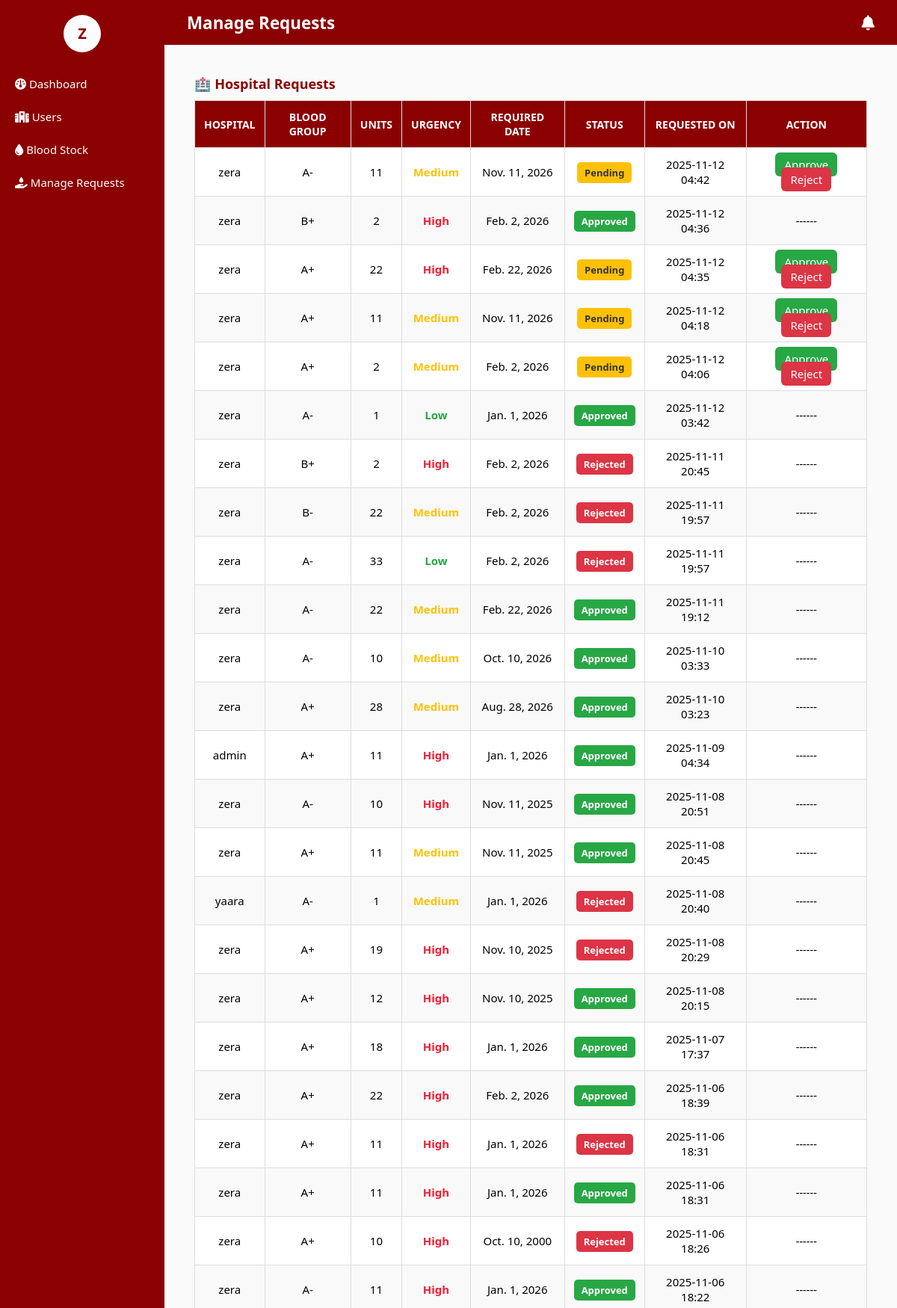
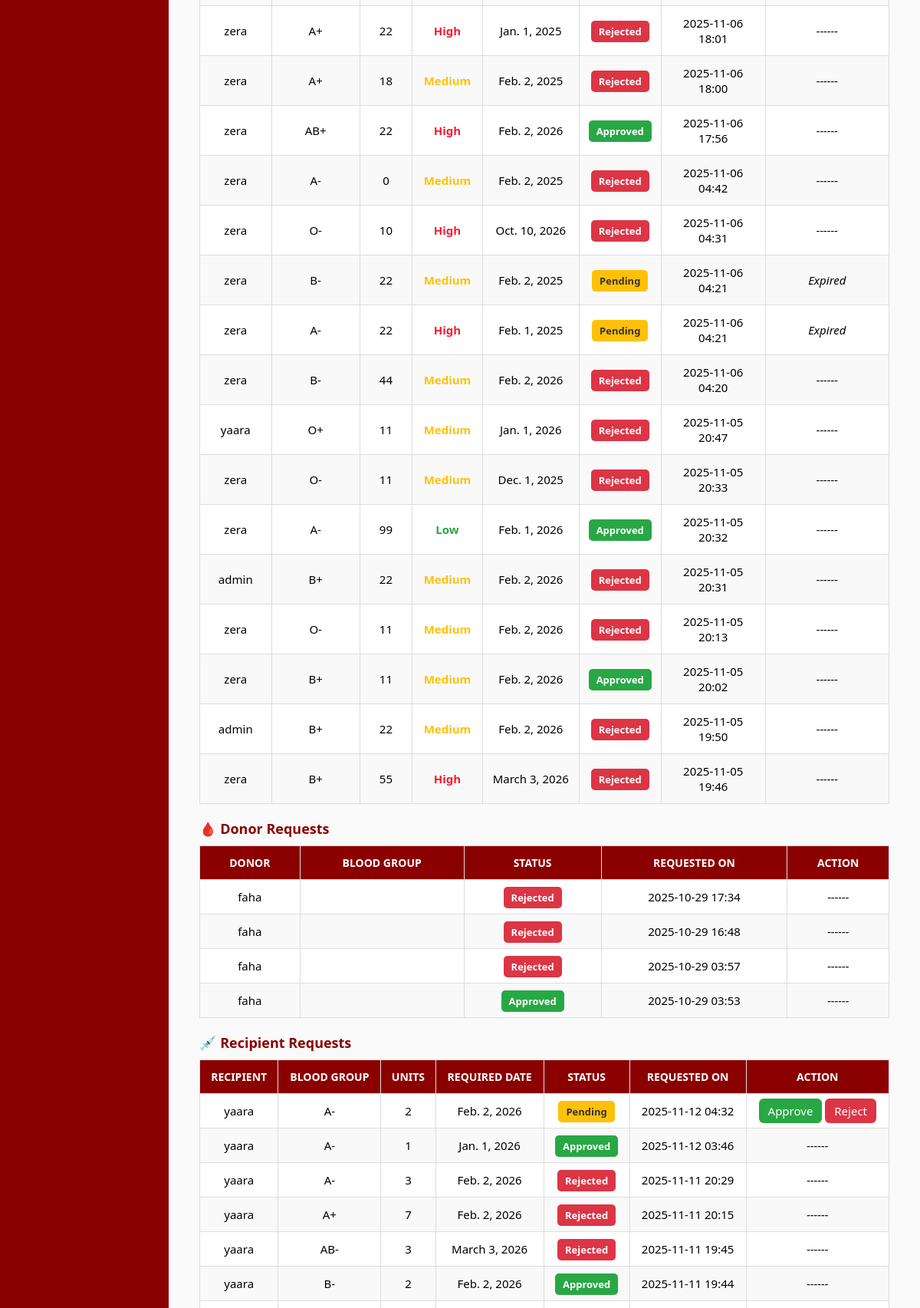
The app's page /dashboard/manage_requests/ (signed in, upper part), older data (2 pictures, top to bottom).
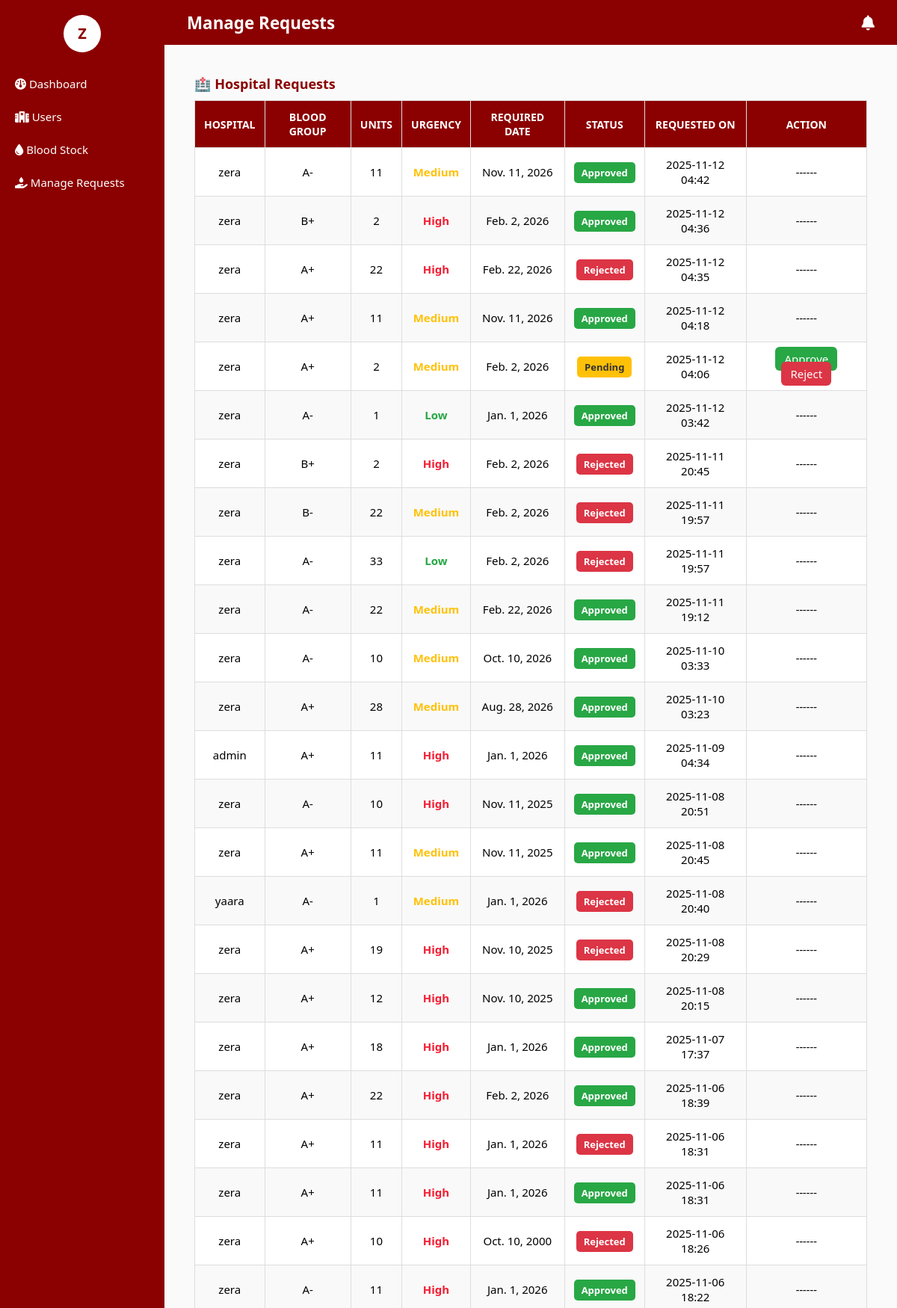
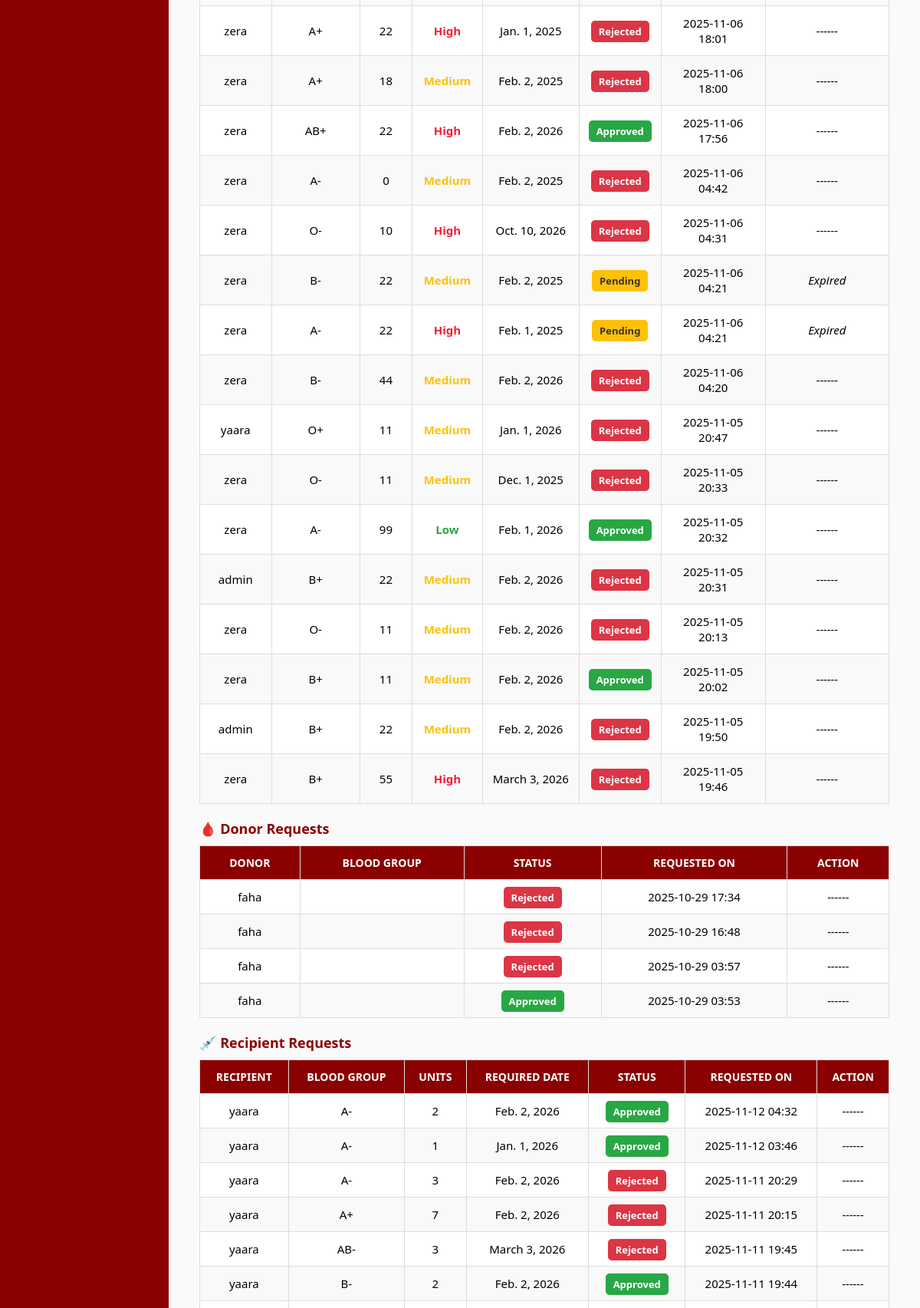
The same page, newer data (2 pictures, top to bottom).
### blood_bank_app/models.py (models this page shows, shortened)
class HospitalBloodRequest(models.Model):
    BLOOD_GROUP_CHOICES = [
        ('A+', 'A+'), ('A-', 'A-'),
        ('B+', 'B+'), ('B-', 'B-'),
        ('AB+', 'AB+'), ('AB-', 'AB-'),
        ('O+', 'O+'), ('O-', 'O-'),
    ]
    URGENCY_LEVEL_CHOICES = [
        ('High', 'High'),
        ('Medium', 'Medium'),
        ('Low', 'Low'),
    ]
    STATUS_CHOICES = [
        ('Pending', 'Pending'),
        ('Approved', 'Approved'),
        ('Rejected', 'Rejected'),
    ]
    hospital = models.ForeignKey(User, on_delete=models.CASCADE)
    blood_group = models.CharField(max_length=3, choices=BLOOD_GROUP_CHOICES)
    units = models.PositiveIntegerField()
    required_date = models.DateField()
    urgency = models.CharField(max_length=10, choices=URGENCY_LEVEL_CHOICES)
    status = models.CharField(max_length=20, choices=STATUS_CHOICES, default='Pending')  # ✅ Added
    created_at = models.DateTimeField(auto_now_add=True)

class RecipientBloodRequest(models.Model):
    BLOOD_GROUP_CHOICES = [
        ('A+', 'A+'), ('A-', 'A-'),
        ('B+', 'B+'), ('B-', 'B-'),
        ('AB+', 'AB+'), ('AB-', 'AB-'),
        ('O+', 'O+'), ('O-', 'O-'),
    ]
    URGENCY_LEVEL_CHOICES = [
        ('High', 'High'),
        ('Medium', 'Medium'),
        ('Low', 'Low'),
    ]
    STATUS_CHOICES = [
        ('Pending', 'Pending'),
        ('Approved', 'Approved'),
        ('Rejected', 'Rejected'),
    ]
    recipient = models.ForeignKey(User, on_delete=models.CASCADE)
    blood_group = models.CharField(max_length=3, choices=BLOOD_GROUP_CHOICES)
    units = models.PositiveIntegerField()
    required_date = models.DateField()
    urgency = models.CharField(max_length=10, choices=URGENCY_LEVEL_CHOICES)
    status = models.CharField(max_length=20, choices=STATUS_CHOICES, default='Pending')  # ✅ Added
    created_at = models.DateTimeField(auto_now_add=True)

### blood_bank_app/views.py (the view)
# urls.py: path('dashboard/manage_requests/', views.manage_requests, name='manage_requests'),
@login_required
def manage_requests(request):
    hospital_requests = HospitalBloodRequest.objects.all().order_by('-created_at')
    donor_requests = DonorRequestAppointment.objects.all().order_by('-created_at')
    recipient_requests = RecipientBloodRequest.objects.all().order_by('-created_at')
    unread_notifications_count = AdminNotification.objects.filter(is_read=False).count()
    context = {
        'hospital_requests': hospital_requests,
        'donor_requests': donor_requests,
        'recipient_requests': recipient_requests,
        'unread_notifications_count': unread_notifications_count,
        'today': date.today(),  # ✅ Added — used in template for expiry check
    }
    return render(request, 'dashboard/manage_requests.html', context)

### blood_bank_app/templates/dashboard/manage_requests.html (shortened to what the changed rows need)
{% extends 'dashboard/admin_base.html' %}
{% block content_admin %}
<table class="styled-table">
    <thead>
        <tr>
            <th>Hospital</th>
            <th>Blood Group</th>
            <th>Units</th>
            <th>Urgency</th>
            <th>Required Date</th>
            <th>Status</th>
            <th>Requested On</th>
            <th>Action</th>
        </tr>
    </thead>
    <tbody>
        {% for req in hospital_requests %}
        <tr>
            <td>{{ req.hospital.username }}</td>
            <td>{{ req.blood_group }}</td>
            <td>{{ req.units }}</td>
            <td class="{% if req.urgency == 'High' %}urgency-high{% elif req.urgency == 'Medium' %}urgency-medium{% else %}urgency-low{% endif %}">
                {{ req.urgency }}
            </td>
            <td>{{ req.required_date }}</td>
            <td>
                <span class="badge {% if req.status == 'Approved' %}approved{% elif req.status == 'Pending' %}pending{% else %}rejected{% endif %}">
                    {{ req.status }}
                </span>
            </td>
            <td>{{ req.created_at|date:"Y-m-d H:i" }}</td>
            <td>
                {% if req.status == 'Pending' %}
                    {% if req.required_date < today %}
                        <em>Expired</em>
                    {% else %}
                        <a href="{% url 'approve_hospital_request' req.id %}" class="btn-approve">Approve</a>
                        <a href="{% url 'reject_hospital_request' req.id %}" class="btn-reject">Reject</a>
                    {% endif %}
                {% else %}
                    <em>------</em>
                {% endif %}
            </td>
        </tr>
        {% empty %}
        <tr><td colspan="8" class="text-center">No hospital requests found.</td></tr>
        {% endfor %}
    </tbody>
</table>
<table class="styled-table">
    <thead>
        <tr>
            <th>Donor</th>
            <th>Blood Group</th>
            <th>Status</th>
            <th>Requested On</th>
            <th>Action</th>
        </tr>
    </thead>
</table>
<table class="styled-table">
    <thead>
        <tr>
            <th>Recipient</th>
            <th>Blood Group</th>
            <th>Units</th>
            <th>Required Date</th>
            <th>Status</th>
            <th>Requested On</th>
            <th>Action</th>
        </tr>
    </thead>
    <tbody>
        {% for req in recipient_requests %}
        <tr>
            <td>{{ req.recipient.username }}</td>
            <td>{{ req.blood_group }}</td>
            <td>{{ req.units }}</td>
            <td>{{ req.required_date }}</td>
            <td>
                <span class="badge {% if req.status == 'Approved' %}approved{% elif req.status == 'Pending' %}pending{% else %}rejected{% endif %}">
                    {{ req.status }}
                </span>
            </td>
            <td>{{ req.created_at|date:"Y-m-d H:i" }}</td>
            <td>
                {% if req.status == 'Pending' %}
                    {% if req.required_date < today %}
                        <em>Expired</em>
                    {% else %}
                        <a href="{% url 'approve_recipient_request' req.id %}" class="btn-approve">Approve</a>
                        <a href="{% url 'reject_recipient_request' req.id %}" class="btn-reject">Reject</a>
                    {% endif %}
                {% else %}
                    <em>------</em>
                {% endif %}
            </td>
        </tr>
        {% empty %}
        <tr><td colspan="7" class="text-center">No recipient requests found.</td></tr>
        {% endfor %}
    </tbody>
</table>
{% endblock %}

Row changes from the older to the newer data that the page shows:
changed HospitalBloodRequest (number 1 of 40 on the later page): status "Pending" → "Approved"; status "Approve Reject" → "------"
changed HospitalBloodRequest (number 3 of 40 on the later page): status "Pending" → "Rejected"; status "Approve Reject" → "------"
changed HospitalBloodRequest (number 4 of 40 on the later page): status "Pending" → "Approved"; status "Approve Reject" → "------"
changed RecipientBloodRequest (number 1 of 6 on the later page): status "Pending" → "Approved"; status "Approve Reject" → "------"
